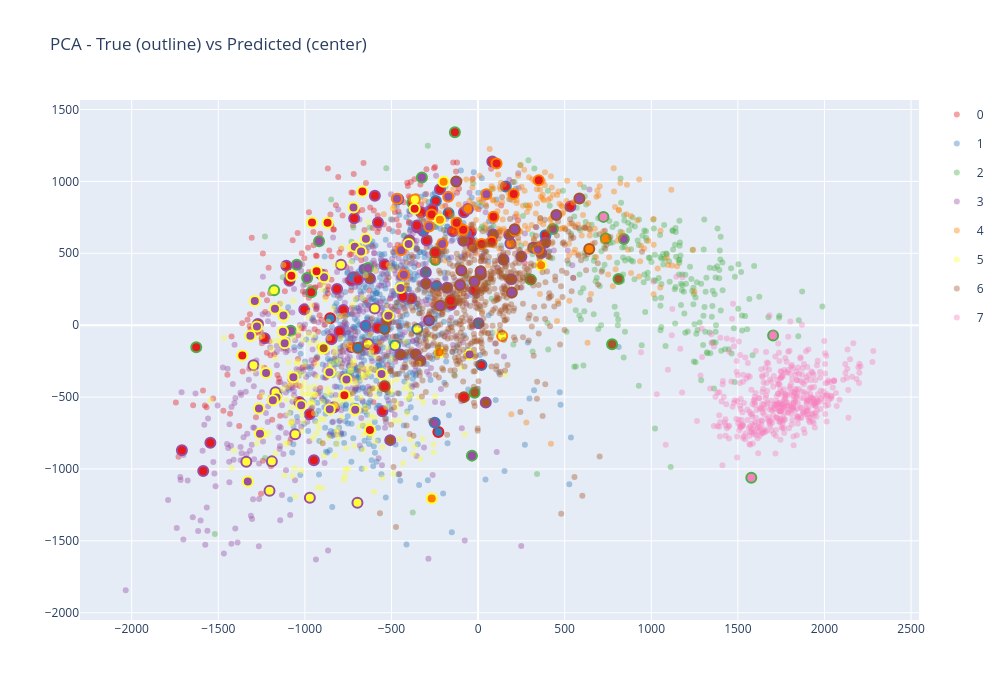
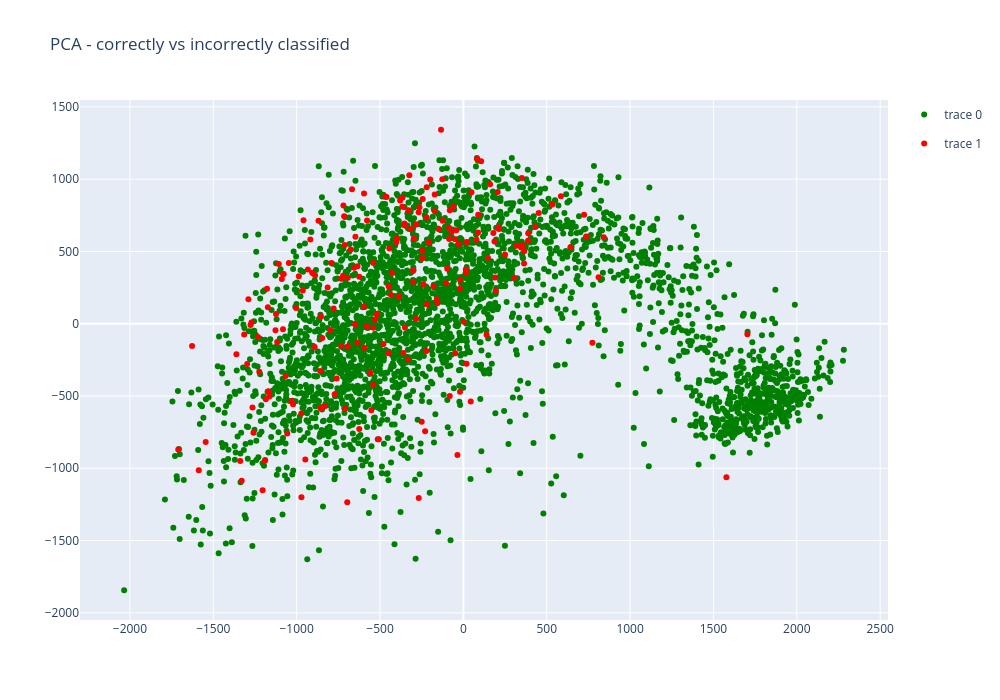

The notebook cell these images were saved under, in order:
### Code cell
pca = PCA(n_components=2)
train_pca = pca.fit_transform(test_images.reshape((test_images.shape[0], -1)))
misclassified = test_labels!=test_pred_resnet_50
correctly_classified = test_labels==test_pred_resnet_50

norm = plt.Normalize(vmin=test_labels.min(), vmax=test_labels.max())
plt.figure(figsize=(12, 8))
scatter=plt.scatter(train_pca[:,0], train_pca[:,1], c=test_labels, alpha=0.5, cmap="Set1", s=20, norm=norm)

plt.title("PCA plot train")
handles, labels = scatter.legend_elements()
plt.legend(handles, labels, title="Classes")
plt.tight_layout()
plt.show()

#plotly PCA with wrong predictions
colors = dict(zip(np.arange(8), px.colors.qualitative.Set1))
fig = go.Figure()

for c in np.arange(8):
    fig.add_scatter(x=train_pca[test_labels==c][:, 0], y=train_pca[test_labels==c][:, 1], mode="markers", name=str(c), legendgroup=str(c), marker=dict(color=colors[c], size=6, opacity=0.4))
    fig.add_scatter(x=train_pca[(test_labels==c) & misclassified][:, 0], y=train_pca[(test_labels==c) & misclassified][:, 1],
        mode="markers", legendgroup=str(c), showlegend=False, marker=dict(color=[colors[p] for p in test_pred_resnet_50[(test_labels==c) & misclassified]],size=10,line=dict(color=colors[c], width=2)))
fig.update_layout(title="PCA - True (outline) vs Predicted (center)", width=1000, height=700, legend=dict(groupclick="togglegroup"))
fig.show()

#plotly PCA with wrong predictions with out class coloring
fig = go.Figure()

fig.add_scatter(x=train_pca[correctly_classified][:, 0], y=train_pca[correctly_classified][:, 1], legendgroup=0, name="correct", mode="markers", marker=dict(color="green"))
fig.add_scatter(x=train_pca[misclassified][:, 0], y=train_pca[misclassified][:, 1], mode="markers", legendgroup=1, name = "misclassified", marker=dict(color="red" ,))
fig.update_layout(title="PCA - correctly vs incorrectly classified", width=1000, height=700, legend=dict(groupclick="togglegroup"))
fig.show()

"""tsne = TSNE(n_components=2, perplexity=15)
train_tnse = tsne.fit_transform(test_images.reshape((test_images.shape[0], -1)))
print(train_tnse.shape, t_labels.shape)
scatter=plt.scatter(train_tnse[:,0], train_tnse[:,1], c=test_labels, alpha=0.5, cmap="Set1")
plt.title("TSNE plot train")
handles, labels = scatter.legend_elements()
plt.legend(handles, labels, title="Classes")
plt.tight_layout()
plt.show()"""

"""tsvd = TruncatedSVD(n_components=2)
train_tsvd = tsvd.fit_transform(test_images.reshape((test_images.shape[0], -1)))
print(train_tsvd.shape, t_labels.shape)
scatter=plt.scatter(train_tsvd[:,0], train_tsvd[:,1], c=test_labels, alpha=0.5, cmap="Set1")
plt.title("TSVD plot train")
handles, labels = scatter.legend_elements()
plt.legend(handles, labels, title="Classes")
plt.tight_layout()
plt.show()"""

### Figure 1 — Plotly figure (JSON) as saved in the notebook; plotly's stock layout.template omitted (floating-point values rounded to 4 significant figures; data arrays with more than 128 entries replaced by an {"elided": "..."} marker saying what was removed)
{"data": [{"legendgroup": "0", "marker": {"color": "rgb(228,26,28)", "opacity": 0.4, "size": 6}, "mode": "markers", "name": "0", "type": "scatter", "x": {"elided": "244 float values"}, "y": {"elided": "244 float values"}}, {"legendgroup": "0", "marker": {"color": ["rgb(55,126,184)", "rgb(55,126,184)", "rgb(152,78,163)"], "line": {"color": "rgb(228,26,28)", "width": 2}, "size": 10}, "mode": "markers", "showlegend": false, "type": "scatter", "x": [-229.3, -853.9, -283.2], "y": [-742.9, 47.78, 33.43]}, {"legendgroup": "1", "marker": {"color": "rgb(55,126,184)", "opacity": 0.4, "size": 6}, "mode": "markers", "name": "1", "type": "scatter", "x": {"elided": "624 float values"}, "y": {"elided": "624 float values"}}, {"legendgroup": "1", "marker": {"color": ["rgb(228,26,28)", "rgb(152,78,163)", "rgb(152,78,163)", "rgb(255,255,51)", "rgb(228,26,28)", "rgb(228,26,28)", "rgb(228,26,28)", "rgb(228,26,28)", "rgb(255,255,51)"], "line": {"color": "rgb(55,126,184)", "width": 2}, "size": 10}, "mode": "markers", "showlegend": false, "type": "scatter", "x": [-243.9, -250.0, -654.8, -479.3, -170.6, 19.28, 160.0, 389.0, -350.6], "y": [862.9, -677.8, 387.5, -140.6, 778.0, -276.9, 964.6, 626.1, -26.45]}, {"legendgroup": "2", "marker": {"color": "rgb(77,175,74)", "opacity": 0.4, "size": 6}, "mode": "markers", "name": "2", "type": "scatter", "x": {"elided": "311 float values"}, "y": {"elided": "311 float values"}}, {"legendgroup": "2", "marker": {"color": ["rgb(247,129,191)", "rgb(255,127,0)", "rgb(152,78,163)", "rgb(255,255,51)", "rgb(152,78,163)", "rgb(255,127,0)", "rgb(166,86,40)", "rgb(228,26,28)", "rgb(152,78,163)", "rgb(166,86,40)", "rgb(152,78,163)", "rgb(152,78,163)", "rgb(166,86,40)", "rgb(228,26,28)", "rgb(166,86,40)", "rgb(152,78,163)", "rgb(247,129,191)", "rgb(228,26,28)", "rgb(228,26,28)", "rgb(247,129,191)", "rgb(152,78,163)", "rgb(152,78,163)", "rgb(152,78,163)"], "line": {"color": "rgb(77,175,74)", "width": 2}, "size": 10}, "mode": "markers", "showlegend": false, "type": "scatter", "x": [1578.0, -246.5, -1047.0, -1177.0, -918.0, 737.2, 810.9, -379.4, -634.9, -20.14, -986.9, -1082.0, 773.8, -134.0, 303.5, 432.1, 724.0, -1627.0, -963.2, 1704.0, 841.6, -35.49, -324.4], "y": [-1062.0, 453.6, 420.4, 242.4, 583.0, 603.2, 321.0, 852.1, 397.9, -470.8, 328.5, -38.88, -132.0, 1342.0, 317.8, 669.4, 753.1, -153.4, 229.4, -72.25, 598.8, -907.4, 1026.0]}, {"legendgroup": "3", "marker": {"color": "rgb(152,78,163)", "opacity": 0.4, "size": 6}, "mode": "markers", "name": "3", "type": "scatter", "x": {"elided": "579 float values"}, "y": {"elided": "579 float values"}}, {"legendgroup": "3", "marker": {"color": ["rgb(228,26,28)", "rgb(255,255,51)", "rgb(228,26,28)", "rgb(228,26,28)", "rgb(166,86,40)", "rgb(255,255,51)", "rgb(228,26,28)", "rgb(228,26,28)", "rgb(255,255,51)", "rgb(166,86,40)", "rgb(166,86,40)", "rgb(228,26,28)", "rgb(55,126,184)", "rgb(228,26,28)", "rgb(228,26,28)", "rgb(228,26,28)", "rgb(255,127,0)", "rgb(228,26,28)", "rgb(255,255,51)", "rgb(228,26,28)", "rgb(166,86,40)", "rgb(166,86,40)", "rgb(228,26,28)", "rgb(55,126,184)", "rgb(166,86,40)", "rgb(55,126,184)", "rgb(166,86,40)", "rgb(55,126,184)", "rgb(228,26,28)", "rgb(255,255,51)", "rgb(228,26,28)", "rgb(228,26,28)", "rgb(55,126,184)", "rgb(228,26,28)", "rgb(228,26,28)", "rgb(166,86,40)", "rgb(77,175,74)", "rgb(255,255,51)", "rgb(55,126,184)", "rgb(228,26,28)", "rgb(228,26,28)", "rgb(228,26,28)", "rgb(255,127,0)", "rgb(228,26,28)", "rgb(228,26,28)", "rgb(166,86,40)", "rgb(166,86,40)", "rgb(228,26,28)", "rgb(228,26,28)", "rgb(228,26,28)", "rgb(228,26,28)", "rgb(255,255,51)", "rgb(166,86,40)", "rgb(255,255,51)", "rgb(255,255,51)", "rgb(228,26,28)", "rgb(228,26,28)", "rgb(166,86,40)", "rgb(55,126,184)", "rgb(228,26,28)", "rgb(228,26,28)", "rgb(228,26,28)", "rgb(228,26,28)", "rgb(228,26,28)", "rgb(228,26,28)", "rgb(228,26,28)", "rgb(166,86,40)", "rgb(228,26,28)", "rgb(228,26,28)", "rgb(166,86,40)", "rgb(166,86,40)", "rgb(166,86,40)", "rgb(166,86,40)", "rgb(228,26,28)", "rgb(228,26,28)", "rgb(255,255,51)", "rgb(228,26,28)", "rgb(228,26,28)", "rgb(228,26,28)", "rgb(228,26,28)", "rgb(228,26,28)", "rgb(166,86,40)", "rgb(166,86,40)", "rgb(166,86,40)", "rgb(255,255,51)", "rgb(166,86,40)", "rgb(228,26,28)"], "line": {"color": "rgb(152,78,163)", "width": 2}, "size": 10}, "mode": "markers", "showlegend": false, "type": "scatter", "x": [-731.8, -1191.0, -831.8, -296.8, -28.36, -1170.0, -732.5, -386.3, -1204.0, 14.6, -359.9, 82.1, -316.5, -219.9, -1546.0, -1271.0, 186.7, -155.6, -635.5, -42.39, -397.0, 179.9, -814.1, -649.4, 250.0, -239.7, -179.3, -721.3, -145.8, -1338.0, -1710.0, -1107.0, -301.7, -846.6, -81.17, -448.9, 318.7, -596.6, -70.36, -1232.0, -433.3, -263.8, -58.55, 533.0, -539.9, 352.0, 147.0, -594.8, -48.74, -693.6, -948.0, -791.5, -333.2, -1297.0, -696.6, -1089.0, -799.6, 364.9, 1.912, -20.73, -579.1, -329.5, -350.6, -972.2, -1032.0, -460.7, -300.6, -906.9, -1081.0, 191.4, 44.33, -530.0, -624.4, -552.1, -353.0, -971.2, -1004.0, -1587.0, -577.7, -595.9, -778.1, 87.67, 387.8, -507.1, -1056.0, -85.23, -715.3], "y": [-152.8, -947.3, -570.2, 589.5, 551.5, -467.1, 311.1, 186.0, -1152.0, 352.9, -202.0, 1139.0, 654.7, 944.6, -817.4, 7.99, 568.6, 142.4, -131.1, 647.2, 590.6, 628.3, 251.2, -4.901, 478.2, 271.6, 260.6, 332.6, 653.2, -950.2, -870.2, 414.0, 367.5, -98.26, 785.1, -204.3, 538.7, 116.6, 635.8, -91.1, 198.5, 804.9, 808.5, 825.0, 420.4, 542.1, 456.6, -165.6, 583.9, 318.3, -939.3, 419.6, -247.6, -278.6, -1235.0, 308.7, -44.13, 501.7, 13.47, 244.1, -17.77, 784.7, 678.6, -620.3, -533.7, 876.2, 290.4, 353.2, 341.8, 319.2, -538.4, 26.78, 324.9, -598.6, 693.3, -1200.0, 108.3, -1014.0, 713.8, 900.9, 105.9, 630.8, 573.2, -799.6, -759.0, 586.8, 743.2]}, {"legendgroup": "4", "marker": {"color": "rgb(255,127,0)", "opacity": 0.4, "size": 6}, "mode": "markers", "name": "4", "type": "scatter", "x": {"elided": "243 float values"}, "y": {"elided": "243 float values"}}, {"legendgroup": "4", "marker": {"color": ["rgb(152,78,163)", "rgb(228,26,28)", "rgb(152,78,163)", "rgb(228,26,28)", "rgb(152,78,163)", "rgb(152,78,163)", "rgb(228,26,28)", "rgb(255,255,51)", "rgb(152,78,163)", "rgb(152,78,163)", "rgb(152,78,163)", "rgb(228,26,28)", "rgb(152,78,163)", "rgb(228,26,28)", "rgb(228,26,28)", "rgb(228,26,28)", "rgb(228,26,28)", "rgb(228,26,28)", "rgb(255,255,51)", "rgb(228,26,28)"], "line": {"color": "rgb(255,127,0)", "width": 2}, "size": 10}, "mode": "markers", "showlegend": false, "type": "scatter", "x": [-282.6, -85.87, 346.4, 213.3, -443.9, -428.5, 106.8, -364.9, -207.1, -171.9, -468.4, -268.1, 48.72, 350.5, 78.65, 20.18, 205.9, -124.1, 139.1, 88.78], "y": [685.9, 664.1, 527.1, 655.9, 520.6, 351.5, 1124.0, 873.9, 563.7, 893.5, 879.2, 770.3, 910.2, 1008.0, 580.2, 564.8, 911.9, 713.0, -75.7, 753.9]}, {"legendgroup": "5", "marker": {"color": "rgb(255,255,51)", "opacity": 0.4, "size": 6}, "mode": "markers", "name": "5", "type": "scatter", "x": {"elided": "284 float values"}, "y": {"elided": "284 float values"}}, {"legendgroup": "5", "marker": {"color": ["rgb(152,78,163)", "rgb(228,26,28)", "rgb(228,26,28)", "rgb(152,78,163)", "rgb(152,78,163)", "rgb(152,78,163)", "rgb(152,78,163)", "rgb(228,26,28)", "rgb(152,78,163)", "rgb(152,78,163)", "rgb(152,78,163)", "rgb(228,26,28)", "rgb(255,127,0)", "rgb(228,26,28)", "rgb(166,86,40)", "rgb(152,78,163)", "rgb(152,78,163)", "rgb(228,26,28)", "rgb(152,78,163)", "rgb(152,78,163)", "rgb(152,78,163)", "rgb(152,78,163)", "rgb(152,78,163)", "rgb(152,78,163)", "rgb(255,127,0)", "rgb(152,78,163)", "rgb(152,78,163)", "rgb(152,78,163)", "rgb(255,127,0)", "rgb(255,127,0)", "rgb(152,78,163)", "rgb(228,26,28)", "rgb(255,127,0)", "rgb(152,78,163)", "rgb(228,26,28)", "rgb(152,78,163)", "rgb(152,78,163)", "rgb(152,78,163)", "rgb(152,78,163)", "rgb(152,78,163)", "rgb(228,26,28)", "rgb(152,78,163)", "rgb(152,78,163)", "rgb(152,78,163)"], "line": {"color": "rgb(255,255,51)", "width": 2}, "size": 10}, "mode": "markers", "showlegend": false, "type": "scatter", "x": [-1315.0, -366.3, -869.0, -1265.0, -48.55, -1173.0, -1164.0, -668.0, -1066.0, -1289.0, -711.9, -1078.0, -267.6, -624.5, -891.8, -858.4, -1185.0, -772.0, -518.4, -1127.0, -1022.0, -1224.0, -760.0, -675.6, -220.2, -1124.0, -889.3, -447.8, 363.8, -198.9, -1277.0, -932.5, -222.3, -719.6, -958.8, -400.9, -647.5, -709.2, -557.7, -856.4, -1361.0, -1330.0, -1259.0, -1117.0], "y": [-73.72, 809.8, 712.0, -579.4, -204.4, 114.4, -503.8, 929.4, -362.3, 168.8, 545.4, 343.3, -1205.0, -728.7, -160.2, -327.4, -523.0, -487.3, 64.77, -45.75, -557.5, -332.8, -378.6, 513.1, 733.9, 67.38, 333.4, 258.2, 417.3, 997.2, -8.533, 375.2, -189.0, 818.4, 714.9, 564.7, 601.4, -588.7, -340.5, -584.8, -211.7, -1087.0, -754.3, -126.5]}, {"legendgroup": "6", "marker": {"color": "rgb(166,86,40)", "opacity": 0.4, "size": 6}, "mode": "markers", "name": "6", "type": "scatter", "x": {"elided": "666 float values"}, "y": {"elided": "666 float values"}}, {"legendgroup": "6", "marker": {"color": ["rgb(152,78,163)", "rgb(228,26,28)", "rgb(152,78,163)", "rgb(152,78,163)", "rgb(152,78,163)", "rgb(228,26,28)", "rgb(152,78,163)", "rgb(228,26,28)", "rgb(152,78,163)", "rgb(152,78,163)", "rgb(228,26,28)", "rgb(152,78,163)", "rgb(152,78,163)", "rgb(152,78,163)", "rgb(255,127,0)", "rgb(55,126,184)", "rgb(55,126,184)"], "line": {"color": "rgb(166,86,40)", "width": 2}, "size": 10}, "mode": "markers", "showlegend": false, "type": "scatter", "x": [-218.7, -158.5, -96.75, -20.04, 195.0, -540.2, 585.2, -81.8, 211.0, -104.0, -247.3, -126.2, 14.49, 451.7, 641.9, -693.3, -539.8], "y": [135.2, 169.3, 380.4, 303.6, 226.4, -424.1, 881.6, -500.5, 666.5, 279.9, 505.0, 999.4, 375.3, 766.6, 529.6, -157.5, -27.07]}, {"legendgroup": "7", "marker": {"color": "rgb(247,129,191)", "opacity": 0.4, "size": 6}, "mode": "markers", "name": "7", "type": "scatter", "x": {"elided": "470 float values"}, "y": {"elided": "470 float values"}}, {"legendgroup": "7", "marker": {"color": [], "line": {"color": "rgb(247,129,191)", "width": 2}, "size": 10}, "mode": "markers", "showlegend": false, "type": "scatter", "x": [], "y": []}], "layout": {"height": 700, "legend": {"groupclick": "togglegroup"}, "title": {"text": "PCA - True (outline) vs Predicted (center)"}, "width": 1000}}

### Figure 2 — Plotly figure (JSON) as saved in the notebook; plotly's stock layout.template omitted (floating-point values rounded to 4 significant figures; data arrays with more than 128 entries replaced by an {"elided": "..."} marker saying what was removed)
{"data": [{"legendgroup": "0", "marker": {"color": "green"}, "mode": "markers", "type": "scatter", "x": {"elided": "3218 float values"}, "y": {"elided": "3218 float values"}}, {"legendgroup": "1", "marker": {"color": "red"}, "mode": "markers", "type": "scatter", "x": {"elided": "203 float values"}, "y": {"elided": "203 float values"}}], "layout": {"height": 700, "legend": {"groupclick": "togglegroup"}, "title": {"text": "PCA - correctly vs incorrectly classified"}, "width": 1000}}
